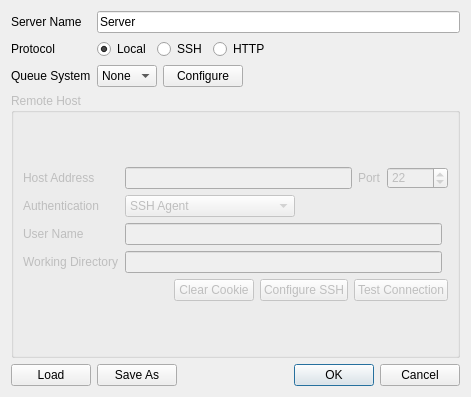
<?xml version="1.0" encoding="UTF-8"?>
<ui version="4.0">
 <class>ServerDialog</class>
 <widget class="QDialog" name="ServerDialog">
  <property name="enabled">
   <bool>true</bool>
  </property>
  <property name="geometry">
   <rect>
    <x>0</x>
    <y>0</y>
    <width>471</width>
    <height>397</height>
   </rect>
  </property>
  <property name="sizePolicy">
   <sizepolicy hsizetype="Preferred" vsizetype="Preferred">
    <horstretch>0</horstretch>
    <verstretch>0</verstretch>
   </sizepolicy>
  </property>
  <property name="windowTitle">
   <string>Edit Server</string>
  </property>
  <property name="styleSheet">
   <string>QToolButton {
   color: #333;
   background-color: QLinearGradient( x1: 0, y1: 0, x2: 0, y2: 1, 
          stop: 0 #fff,
          stop: 0.5 #eee, 
          stop: 1 #999);
   border-width: 2px;
   border-color: #333;
   border-style: solid;
   border-radius: 5;
   padding: 0px;
   font-size: 24px;
   min-width: 24px;
   max-width: 24px;
   min-height: 24px;
   max-height: 24px;
}

QToolButton:disabled {
  background-color: QLinearGradient( x1: 0, y1: 0, x2: 0, y2: 1, 
          stop: 0 #fff,
          stop: 0.5 #eee, 
          stop: 1 #bbb);
   border-color: #aaa;
   color: #aaa;
}

QToolButton:pressed {
   background-color: QLinearGradient( x1: 0, y1: 0, x2: 0, y2: 1, 
          stop: 0 #999,
          stop: 0.5 #eee, 
          stop: 1 #fff);
}


QToolButton:checked {
   border-color: #b00;
   background-color: QLinearGradient( x1: 0, y1: 0, x2: 0, y2: 1, 
          stop: 0 #999,
          stop: 0.5 #eee, 
          stop: 1 #fff);
}

QToolTip {
   border: 2px solid darkkhaki;
   padding: 2px;
   border-radius: 3px;
   opacity: 500;
   font-size: 10px;
}</string>
  </property>
  <layout class="QVBoxLayout" name="verticalLayout_2">
   <item>
    <layout class="QGridLayout" name="gridLayout">
     <item row="0" column="0">
      <widget class="QLabel" name="label">
       <property name="text">
        <string>Server Name</string>
       </property>
      </widget>
     </item>
     <item row="2" column="0">
      <widget class="QLabel" name="typeLabel">
       <property name="text">
        <string>Queue System</string>
       </property>
      </widget>
     </item>
     <item row="0" column="1">
      <layout class="QHBoxLayout" name="horizontalLayout_5">
       <item>
        <widget class="QLineEdit" name="name">
         <property name="toolTip">
          <string>Server mnemonic (does not have to match actual server name)</string>
         </property>
         <property name="text">
          <string>Server</string>
         </property>
        </widget>
       </item>
      </layout>
     </item>
     <item row="2" column="1">
      <layout class="QHBoxLayout" name="horizontalLayout">
       <item>
        <widget class="QComboBox" name="queueCombo">
         <property name="toolTip">
          <string>Basic simply runs the qchem command on the server.  

Use PBS or SGE if there is a queue system on the server.  
You will be prompted for additional resource limits when 
submitting a job.</string>
         </property>
         <item>
          <property name="text">
           <string>None</string>
          </property>
         </item>
         <item>
          <property name="text">
           <string>Basic</string>
          </property>
         </item>
         <item>
          <property name="text">
           <string>PBS</string>
          </property>
         </item>
         <item>
          <property name="text">
           <string>SGE</string>
          </property>
         </item>
         <item>
          <property name="text">
           <string>Auto</string>
          </property>
         </item>
        </widget>
       </item>
       <item>
        <widget class="QPushButton" name="configureButton">
         <property name="text">
          <string>Configure</string>
         </property>
        </widget>
       </item>
       <item>
        <spacer name="horizontalSpacer_6">
         <property name="orientation">
          <enum>Qt::Horizontal</enum>
         </property>
         <property name="sizeHint" stdset="0">
          <size>
           <width>40</width>
           <height>20</height>
          </size>
         </property>
        </spacer>
       </item>
      </layout>
     </item>
     <item row="1" column="0">
      <widget class="QLabel" name="label_2">
       <property name="text">
        <string>Protocol</string>
       </property>
      </widget>
     </item>
     <item row="1" column="1">
      <layout class="QHBoxLayout" name="horizontalLayout_7">
       <item>
        <widget class="QRadioButton" name="localRadioButton">
         <property name="text">
          <string>Local</string>
         </property>
         <property name="checked">
          <bool>true</bool>
         </property>
        </widget>
       </item>
       <item>
        <widget class="QRadioButton" name="sshRadioButton">
         <property name="text">
          <string>SSH</string>
         </property>
        </widget>
       </item>
       <item>
        <widget class="QRadioButton" name="httpRadioButton">
         <property name="text">
          <string>HTTP</string>
         </property>
        </widget>
       </item>
       <item>
        <spacer name="horizontalSpacer_2">
         <property name="orientation">
          <enum>Qt::Horizontal</enum>
         </property>
         <property name="sizeHint" stdset="0">
          <size>
           <width>40</width>
           <height>20</height>
          </size>
         </property>
        </spacer>
       </item>
      </layout>
     </item>
    </layout>
   </item>
   <item>
    <widget class="QGroupBox" name="remoteLoginGroupBox">
     <property name="enabled">
      <bool>false</bool>
     </property>
     <property name="title">
      <string>Remote Host</string>
     </property>
     <layout class="QVBoxLayout" name="verticalLayout">
      <item>
       <layout class="QGridLayout" name="gridLayout_3">
        <item row="0" column="0">
         <widget class="QLabel" name="label_4">
          <property name="text">
           <string>Host Address</string>
          </property>
         </widget>
        </item>
        <item row="2" column="0">
         <widget class="QLabel" name="userLabel">
          <property name="text">
           <string>User Name</string>
          </property>
         </widget>
        </item>
        <item row="2" column="1">
         <widget class="QLineEdit" name="userName">
          <property name="toolTip">
           <string>Account name on the server</string>
          </property>
         </widget>
        </item>
        <item row="4" column="0" colspan="3">
         <layout class="QHBoxLayout" name="horizontalLayout_3">
          <item>
           <spacer name="horizontalSpacer_4">
            <property name="orientation">
             <enum>Qt::Horizontal</enum>
            </property>
            <property name="sizeHint" stdset="0">
             <size>
              <width>40</width>
              <height>20</height>
             </size>
            </property>
           </spacer>
          </item>
          <item>
           <widget class="QPushButton" name="clearCookieButton">
            <property name="text">
             <string>Clear Cookie</string>
            </property>
           </widget>
          </item>
          <item>
           <widget class="QPushButton" name="configureSshButton">
            <property name="text">
             <string>Configure SSH</string>
            </property>
           </widget>
          </item>
          <item>
           <widget class="QPushButton" name="testConnectionButton">
            <property name="text">
             <string>Test Connection</string>
            </property>
           </widget>
          </item>
         </layout>
        </item>
        <item row="0" column="1" colspan="2">
         <layout class="QHBoxLayout" name="horizontalLayout_6">
          <item>
           <widget class="QLineEdit" name="hostAddress">
            <property name="toolTip">
             <string>Server name or IP address</string>
            </property>
           </widget>
          </item>
          <item>
           <widget class="QLabel" name="label_3">
            <property name="text">
             <string>Port</string>
            </property>
           </widget>
          </item>
          <item>
           <widget class="QSpinBox" name="port">
            <property name="minimum">
             <number>0</number>
            </property>
            <property name="maximum">
             <number>65535</number>
            </property>
            <property name="value">
             <number>22</number>
            </property>
           </widget>
          </item>
         </layout>
        </item>
        <item row="3" column="1">
         <widget class="QLineEdit" name="workingDirectory">
          <property name="toolTip">
           <string>This is the directory on the server where calculations will be run</string>
          </property>
         </widget>
        </item>
        <item row="3" column="0">
         <widget class="QLabel" name="workingDirectoryLabel">
          <property name="text">
           <string>Working Directory</string>
          </property>
         </widget>
        </item>
        <item row="1" column="0">
         <widget class="QLabel" name="authenticationLabel">
          <property name="text">
           <string>Authentication</string>
          </property>
         </widget>
        </item>
        <item row="1" column="1">
         <layout class="QHBoxLayout" name="horizontalLayout_2">
          <item>
           <widget class="QComboBox" name="authenticationCombo">
            <property name="currentIndex">
             <number>0</number>
            </property>
            <item>
             <property name="text">
              <string>SSH Agent</string>
             </property>
            </item>
            <item>
             <property name="text">
              <string>SSH Public Key</string>
             </property>
            </item>
            <item>
             <property name="text">
              <string>SSH Host Based</string>
             </property>
            </item>
            <item>
             <property name="text">
              <string>SSH Keyboard Interactive</string>
             </property>
            </item>
            <item>
             <property name="text">
              <string>SSH Prompt</string>
             </property>
            </item>
           </widget>
          </item>
          <item>
           <spacer name="horizontalSpacer_3">
            <property name="orientation">
             <enum>Qt::Horizontal</enum>
            </property>
            <property name="sizeHint" stdset="0">
             <size>
              <width>40</width>
              <height>20</height>
             </size>
            </property>
           </spacer>
          </item>
         </layout>
        </item>
       </layout>
      </item>
     </layout>
    </widget>
   </item>
   <item>
    <layout class="QHBoxLayout" name="horizontalLayout_4">
     <item>
      <widget class="QPushButton" name="loadButton">
       <property name="text">
        <string>Load</string>
       </property>
      </widget>
     </item>
     <item>
      <widget class="QPushButton" name="saveAsButton">
       <property name="text">
        <string>Save As</string>
       </property>
      </widget>
     </item>
     <item>
      <spacer name="horizontalSpacer">
       <property name="orientation">
        <enum>Qt::Horizontal</enum>
       </property>
       <property name="sizeHint" stdset="0">
        <size>
         <width>288</width>
         <height>20</height>
        </size>
       </property>
      </spacer>
     </item>
     <item>
      <widget class="QDialogButtonBox" name="buttonBox">
       <property name="orientation">
        <enum>Qt::Horizontal</enum>
       </property>
       <property name="standardButtons">
        <set>QDialogButtonBox::Cancel|QDialogButtonBox::Ok</set>
       </property>
      </widget>
     </item>
    </layout>
   </item>
  </layout>
 </widget>
 <tabstops>
  <tabstop>name</tabstop>
  <tabstop>queueCombo</tabstop>
  <tabstop>configureButton</tabstop>
  <tabstop>hostAddress</tabstop>
  <tabstop>port</tabstop>
  <tabstop>userName</tabstop>
  <tabstop>authenticationCombo</tabstop>
  <tabstop>workingDirectory</tabstop>
  <tabstop>testConnectionButton</tabstop>
  <tabstop>buttonBox</tabstop>
 </tabstops>
 <resources>
  <include location="../IQmol.qrc"/>
 </resources>
 <connections>
  <connection>
   <sender>buttonBox</sender>
   <signal>rejected()</signal>
   <receiver>ServerDialog</receiver>
   <slot>reject()</slot>
   <hints>
    <hint type="sourcelabel">
     <x>316</x>
     <y>260</y>
    </hint>
    <hint type="destinationlabel">
     <x>286</x>
     <y>274</y>
    </hint>
   </hints>
  </connection>
 </connections>
</ui>
